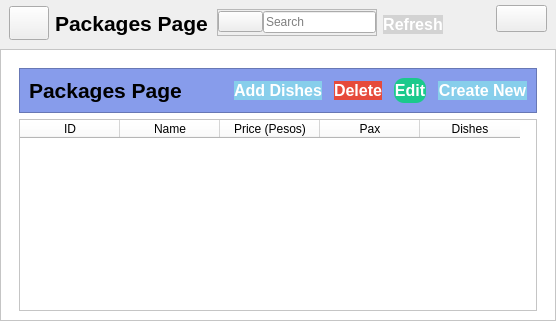
         <widget class="QWidget" name="packagesPage">
          <property name="font">
           <font>
            <pointsize>12</pointsize>
            <bold>true</bold>
           </font>
          </property>
          <property name="autoFillBackground">
           <bool>false</bool>
          </property>
          <layout class="QVBoxLayout" name="verticalLayout_26">
           <property name="spacing">
            <number>0</number>
           </property>
           <property name="leftMargin">
            <number>0</number>
           </property>
           <property name="topMargin">
            <number>0</number>
           </property>
           <property name="rightMargin">
            <number>0</number>
           </property>
           <property name="bottomMargin">
            <number>0</number>
           </property>
           <item>
            <widget class="QWidget" name="widget_26" native="true">
             <property name="styleSheet">
              <string notr="true"/>
             </property>
             <layout class="QVBoxLayout" name="verticalLayout_24">
              <property name="spacing">
               <number>0</number>
              </property>
              <property name="leftMargin">
               <number>0</number>
              </property>
              <property name="topMargin">
               <number>0</number>
              </property>
              <property name="rightMargin">
               <number>0</number>
              </property>
              <property name="bottomMargin">
               <number>0</number>
              </property>
              <item>
               <widget class="QWidget" name="headerFrame_6" native="true">
                <layout class="QHBoxLayout" name="horizontalLayout_46">
                 <property name="spacing">
                  <number>0</number>
                 </property>
                 <property name="leftMargin">
                  <number>0</number>
                 </property>
                 <property name="topMargin">
                  <number>0</number>
                 </property>
                 <property name="rightMargin">
                  <number>0</number>
                 </property>
                 <property name="bottomMargin">
                  <number>0</number>
                 </property>
                 <item>
                  <widget class="QWidget" name="widget_27" native="true">
                   <layout class="QHBoxLayout" name="horizontalLayout_47">
                    <property name="topMargin">
                     <number>6</number>
                    </property>
                    <property name="rightMargin">
                     <number>0</number>
                    </property>
                    <item alignment="Qt::AlignVCenter">
                     <widget class="QPushButton" name="menuBtn_5">
                      <property name="minimumSize">
                       <size>
                        <width>40</width>
                        <height>34</height>
                       </size>
                      </property>
                      <property name="maximumSize">
                       <size>
                        <width>40</width>
                        <height>16777215</height>
                       </size>
                      </property>
                      <property name="cursor">
                       <cursorShape>PointingHandCursor</cursorShape>
                      </property>
                      <property name="text">
                       <string/>
                      </property>
                      <property name="icon">
                       <iconset>
                        <normaloff>resource/menu.svg</normaloff>resource/menu.svg</iconset>
                      </property>
                      <property name="iconSize">
                       <size>
                        <width>24</width>
                        <height>24</height>
                       </size>
                      </property>
                     </widget>
                    </item>
                    <item>
                     <widget class="QLabel" name="dashBoard_5">
                      <property name="font">
                       <font>
                        <pointsize>16</pointsize>
                        <bold>true</bold>
                       </font>
                      </property>
                      <property name="text">
                       <string>Packages Page</string>
                      </property>
                     </widget>
                    </item>
                   </layout>
                  </widget>
                 </item>
                 <item alignment="Qt::AlignHCenter">
                  <widget class="QWidget" name="widget_28" native="true">
                   <layout class="QHBoxLayout" name="horizontalLayout_48">
                    <item alignment="Qt::AlignLeft|Qt::AlignTop">
                     <widget class="QFrame" name="searchBar_5">
                      <property name="minimumSize">
                       <size>
                        <width>160</width>
                        <height>0</height>
                       </size>
                      </property>
                      <property name="frameShape">
                       <enum>QFrame::StyledPanel</enum>
                      </property>
                      <property name="frameShadow">
                       <enum>QFrame::Raised</enum>
                      </property>
                      <layout class="QHBoxLayout" name="horizontalLayout_49">
                       <property name="spacing">
                        <number>0</number>
                       </property>
                       <property name="leftMargin">
                        <number>0</number>
                       </property>
                       <property name="topMargin">
                        <number>1</number>
                       </property>
                       <property name="rightMargin">
                        <number>0</number>
                       </property>
                       <property name="bottomMargin">
                        <number>2</number>
                       </property>
                       <item>
                        <widget class="QPushButton" name="packagesSearchBtn">
                         <property name="cursor">
                          <cursorShape>PointingHandCursor</cursorShape>
                         </property>
                         <property name="styleSheet">
                          <string notr="true">
padding: 0;</string>
                         </property>
                         <property name="text">
                          <string/>
                         </property>
                         <property name="icon">
                          <iconset>
                           <normaloff>resource/search.svg</normaloff>resource/search.svg</iconset>
                         </property>
                         <property name="iconSize">
                          <size>
                           <width>24</width>
                           <height>24</height>
                          </size>
                         </property>
                        </widget>
                       </item>
                       <item>
                        <widget class="QLineEdit" name="lineEdit_5">
                         <property name="styleSheet">
                          <string notr="true">color:black;
font-size: 9pt;
font-weight: normal</string>
                         </property>
                         <property name="placeholderText">
                          <string>Search</string>
                         </property>
                        </widget>
                       </item>
                      </layout>
                     </widget>
                    </item>
                    <item alignment="Qt::AlignLeft">
                     <widget class="QPushButton" name="refSearchPack">
                      <property name="font">
                       <font>
                        <pointsize>12</pointsize>
                        <bold>true</bold>
                       </font>
                      </property>
                      <property name="cursor">
                       <cursorShape>PointingHandCursor</cursorShape>
                      </property>
                      <property name="styleSheet">
                       <string notr="true">background-color: #D3D3D3;
border-radius: 10px;
color: #FFFFFF;
</string>
                      </property>
                      <property name="text">
                       <string>Refresh</string>
                      </property>
                      <property name="icon">
                       <iconset>
                        <normaloff>resource/refresh-cw.svg</normaloff>resource/refresh-cw.svg</iconset>
                      </property>
                      <property name="iconSize">
                       <size>
                        <width>24</width>
                        <height>24</height>
                       </size>
                      </property>
                     </widget>
                    </item>
                   </layout>
                  </widget>
                 </item>
                 <item alignment="Qt::AlignRight|Qt::AlignTop">
                  <widget class="QWidget" name="widget_29" native="true">
                   <layout class="QHBoxLayout" name="horizontalLayout_50">
                    <property name="spacing">
                     <number>0</number>
                    </property>
                    <property name="leftMargin">
                     <number>0</number>
                    </property>
                    <property name="topMargin">
                     <number>5</number>
                    </property>
                    <property name="rightMargin">
                     <number>9</number>
                    </property>
                    <property name="bottomMargin">
                     <number>0</number>
                    </property>
                    <item alignment="Qt::AlignTop">
                     <widget class="QPushButton" name="aboutBtn_5">
                      <property name="cursor">
                       <cursorShape>PointingHandCursor</cursorShape>
                      </property>
                      <property name="contextMenuPolicy">
                       <enum>Qt::DefaultContextMenu</enum>
                      </property>
                      <property name="text">
                       <string/>
                      </property>
                      <property name="icon">
                       <iconset>
                        <normaloff>resource/database.svg</normaloff>resource/database.svg</iconset>
                      </property>
                      <property name="iconSize">
                       <size>
                        <width>24</width>
                        <height>24</height>
                       </size>
                      </property>
                     </widget>
                    </item>
                   </layout>
                  </widget>
                 </item>
                </layout>
               </widget>
              </item>
              <item>
               <widget class="QFrame" name="frame_20">
                <property name="styleSheet">
                 <string notr="true">background-color: #FFFFFF</string>
                </property>
                <property name="frameShape">
                 <enum>QFrame::StyledPanel</enum>
                </property>
                <property name="frameShadow">
                 <enum>QFrame::Raised</enum>
                </property>
                <layout class="QVBoxLayout" name="verticalLayout_25">
                 <property name="leftMargin">
                  <number>18</number>
                 </property>
                 <property name="topMargin">
                  <number>18</number>
                 </property>
                 <property name="rightMargin">
                  <number>18</number>
                 </property>
                 <item>
                  <widget class="QFrame" name="frame_21">
                   <property name="styleSheet">
                    <string notr="true">background-color: #879CEB</string>
                   </property>
                   <property name="frameShape">
                    <enum>QFrame::StyledPanel</enum>
                   </property>
                   <property name="frameShadow">
                    <enum>QFrame::Raised</enum>
                   </property>
                   <layout class="QHBoxLayout" name="horizontalLayout_20">
                    <property name="spacing">
                     <number>12</number>
                    </property>
                    <item>
                     <widget class="QLabel" name="label_6">
                      <property name="font">
                       <font>
                        <pointsize>16</pointsize>
                        <bold>true</bold>
                       </font>
                      </property>
                      <property name="text">
                       <string>Packages Page</string>
                      </property>
                     </widget>
                    </item>
                    <item>
                     <spacer name="horizontalSpacer_5">
                      <property name="orientation">
                       <enum>Qt::Horizontal</enum>
                      </property>
                      <property name="sizeHint" stdset="0">
                       <size>
                        <width>40</width>
                        <height>20</height>
                       </size>
                      </property>
                     </spacer>
                    </item>
                    <item>
                     <widget class="QPushButton" name="addDishesInPackageBtn">
                      <property name="font">
                       <font>
                        <pointsize>12</pointsize>
                        <bold>true</bold>
                       </font>
                      </property>
                      <property name="cursor">
                       <cursorShape>PointingHandCursor</cursorShape>
                      </property>
                      <property name="styleSheet">
                       <string notr="true">	background-color: #87CEEB;
	border-radius: 10px;
	color: #FFFFFF;</string>
                      </property>
                      <property name="text">
                       <string>Add Dishes</string>
                      </property>
                      <property name="icon">
                       <iconset>
                        <normaloff>resource/dishes.png</normaloff>resource/dishes.png</iconset>
                      </property>
                      <property name="iconSize">
                       <size>
                        <width>24</width>
                        <height>24</height>
                       </size>
                      </property>
                     </widget>
                    </item>
                    <item>
                     <widget class="QPushButton" name="deletePackageBtn">
                      <property name="font">
                       <font>
                        <pointsize>12</pointsize>
                        <bold>true</bold>
                       </font>
                      </property>
                      <property name="cursor">
                       <cursorShape>PointingHandCursor</cursorShape>
                      </property>
                      <property name="styleSheet">
                       <string notr="true">	background-color: #e64a3b;
	border-radius: 10px;
	color: #FFFFFF;</string>
                      </property>
                      <property name="text">
                       <string>Delete</string>
                      </property>
                      <property name="icon">
                       <iconset>
                        <normaloff>resource/x-circle.svg</normaloff>resource/x-circle.svg</iconset>
                      </property>
                      <property name="iconSize">
                       <size>
                        <width>24</width>
                        <height>24</height>
                       </size>
                      </property>
                     </widget>
                    </item>
                    <item>
                     <widget class="QPushButton" name="editPackageBtn">
                      <property name="maximumSize">
                       <size>
                        <width>16777215</width>
                        <height>16777212</height>
                       </size>
                      </property>
                      <property name="font">
                       <font>
                        <pointsize>12</pointsize>
                        <bold>true</bold>
                       </font>
                      </property>
                      <property name="cursor">
                       <cursorShape>PointingHandCursor</cursorShape>
                      </property>
                      <property name="styleSheet">
                       <string notr="true">	background-color: #1bc98c;
	border-radius: 10px;
	color: #FFFFFF;</string>
                      </property>
                      <property name="text">
                       <string>Edit</string>
                      </property>
                      <property name="icon">
                       <iconset>
                        <normaloff>resource/edit.svg</normaloff>resource/edit.svg</iconset>
                      </property>
                      <property name="iconSize">
                       <size>
                        <width>24</width>
                        <height>24</height>
                       </size>
                      </property>
                     </widget>
                    </item>
                    <item alignment="Qt::AlignRight">
                     <widget class="QPushButton" name="createPackageBtn">
                      <property name="font">
                       <font>
                        <pointsize>12</pointsize>
                        <bold>true</bold>
                       </font>
                      </property>
                      <property name="cursor">
                       <cursorShape>PointingHandCursor</cursorShape>
                      </property>
                      <property name="styleSheet">
                       <string notr="true">	background-color: #87CEEB;
	border-radius: 10px;
	color: #FFFFFF;</string>
                      </property>
                      <property name="text">
                       <string>Create New</string>
                      </property>
                      <property name="icon">
                       <iconset>
                        <normaloff>resource/plus-circle.svg</normaloff>resource/plus-circle.svg</iconset>
                      </property>
                      <property name="iconSize">
                       <size>
                        <width>24</width>
                        <height>24</height>
                       </size>
                      </property>
                     </widget>
                    </item>
                   </layout>
                  </widget>
                 </item>
                 <item>
                  <widget class="QTableWidget" name="packagesTableWidget">
                   <property name="font">
                    <font>
                     <pointsize>12</pointsize>
                    </font>
                   </property>
                   <property name="cursor" stdset="0">
                    <cursorShape>PointingHandCursor</cursorShape>
                   </property>
                   <property name="autoFillBackground">
                    <bool>false</bool>
                   </property>
                   <property name="styleSheet">
                    <string notr="true">QTableWidget::item {
    text-align: center;
}
gridline-color: #879CEB;




</string>
                   </property>
                   <property name="gridStyle">
                    <enum>Qt::SolidLine</enum>
                   </property>
                   <column>
                    <property name="text">
                     <string>ID</string>
                    </property>
                   </column>
                   <column>
                    <property name="text">
                     <string>Name</string>
                    </property>
                   </column>
                   <column>
                    <property name="text">
                     <string>Price (Pesos)</string>
                    </property>
                   </column>
                   <column>
                    <property name="text">
                     <string>Pax</string>
                    </property>
                   </column>
                   <column>
                    <property name="text">
                     <string>Dishes</string>
                    </property>
                   </column>
                  </widget>
                 </item>
                </layout>
               </widget>
              </item>
             </layout>
            </widget>
           </item>
          </layout>
         </widget>
